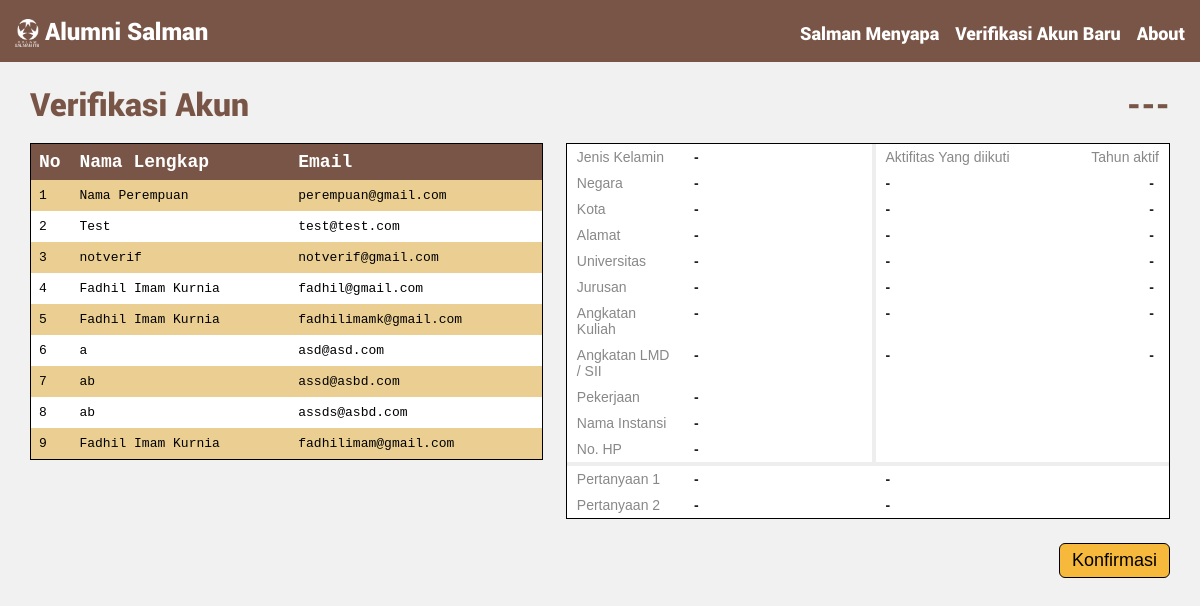
The app's page /verifikasi/ (signed in) with its own data.
### alumni/models.py (models this page shows)
class User(Model):
    nama = CharField(max_length=50, null=True)
    email = EmailField(max_length=30, null=True)
    gender = CharField(max_length=20, null=True)
    alamat = CharField(max_length=100, null=True)
    negara = CharField(max_length=20, null=True)
    kota = CharField(max_length=20, null=True)
    no_hp = CharField(max_length=12, null=True)
    univ = CharField(max_length=50, null=True)
    jurusan = CharField(max_length=50, null=True)
    ang_kuliah = CharField(max_length=5, null=True)
    ang_LMD = CharField(max_length=5, null=True)
    pekerjaan = CharField(max_length=50, null=True)
    instansi = CharField(max_length=30, null=True)
    aktifitas = TextField(null=True)
    tahun_aktif = TextField(null=True)
    verified = BooleanField(default=False)
    password = CharField(max_length=50, null=True)
    latitude = DecimalField(max_digits=20, decimal_places=15, null=True)
    longitude = DecimalField(max_digits=20, decimal_places=15, null=True)
    pertanyaan1 = TextField(null=True)
    pertanyaan2 = TextField(null=True)
    jawaban1 = TextField(null=True)
    jawaban2 = TextField(null=True)
    profile_image = ImageField(upload_to=get_image_path, blank=True, null=True)

### alumni/views.py (the view)
# urls.py: url(r'^verifikasi/$', verifikasi, name='verifikasi'),
def verifikasi(request):
    if request.user.is_authenticated:
        users = User.objects.only("nama","email").filter(verified=False)
        context = {'users': users, 'counter': Counter()}
        return render(request, 'verifikasi.html', context)
    else:
        return redirect("/login/")

### alumni/templates/verifikasi.html (shortened to what this page needs)
{% extends "base.html" %}
{% block content %}
<div class="verif-content1">
    <h1 style="font-family: Roboto-Black; color: #795547;">Verifikasi Akun</h1>
    <br>
    <table class="verif-table2">
      <tr style="color: white; font-size: 18px;">
        <th style="width: 8%;">No</th>
        <th>Nama Lengkap</th>
        <th>Email</th>
      </tr>
      {% for user in users %}
          <tr id="child">
            <td>{{ forloop.counter }}</td>
            <td>{{ user.nama }}</td>
            <td>{{ user.email }}</td>
          </tr>
      {% endfor %}
    </table>
</div>
<div class="verif-content2">
    <h1 style="font-family: Roboto-Black; color: #795547; text-align: right;" id="verif-nama">---</h1>
    <br>
    <table class="tg" style="table-layout: fixed; width: 100%">
    <colgroup>
    <col style="width: 100px">
    <col style="width: 160px">
    <col style="width: 3px">
    <col style="width: 170px">
    <col style="width: 80px">
    </colgroup>
      <tr>
        <td class="tg-4d50">Jenis Kelamin</td>
        <td class="tg-5xe6" id="verif-gender">-</td>
        <td class="tg-garis"></td>
        <td class="tg-4d50">Aktifitas Yang diikuti</td>
        <td class="tg-4d50" style="text-align: right;">Tahun aktif</td>
      </tr>
      <tr>
        <td class="tg-4d50">Negara</td>
        <td class="tg-5xe6" id="verif-negara">-</td>
        <td class="tg-garis"></td>
        <td class="tg-5xe6" id="verif-aktifitas-1">-</td>
        <td class="tg-jjuf" id="verif-tahun_aktif-1">-</td>
      </tr>
      <tr>
        <td class="tg-4d50">Kota</td>
        <td class="tg-5xe6" id="verif-kota">-</td>
        <td class="tg-garis"></td>
        <td class="tg-5xe6" id="verif-aktifitas-2">-</td>
        <td class="tg-jjuf" id="verif-tahun_aktif-2">-</td>
      </tr>
      <tr>
        <td class="tg-4d50">Alamat</td>
        <td class="tg-5xe6" id="verif-alamat">-</td>
        <td class="tg-garis"></td>
        <td class="tg-5xe6" id="verif-aktifitas-3">-</td>
        <td class="tg-jjuf" id="verif-tahun_aktif-3">-</td>
      </tr>
      <tr>
        <td class="tg-4d50">Universitas</td>
        <td class="tg-5xe6" id="verif-univ">-</td>
        <td class="tg-garis"></td>
        <td class="tg-5xe6" id="verif-aktifitas-4">-</td>
        <td class="tg-jjuf" id="verif-tahun_aktif-4">-</td>
      </tr>
      <tr>
        <td class="tg-4d50">Jurusan</td>
        <td class="tg-5xe6" id="verif-jurusan">-</td>
        <td class="tg-garis"></td>
        <td class="tg-5xe6" id="verif-aktifitas-5">-</td>
        <td class="tg-jjuf" id="verif-tahun_aktif-5">-</td>
      </tr>
      <tr>
        <td class="tg-4d50">Angkatan Kuliah</td>
        <td class="tg-5xe6" id="verif-ang_kuliah">-</td>
        <td class="tg-garis"></td>
        <td class="tg-5xe6" id="verif-aktifitas-6">-</td>
        <td class="tg-jjuf" id="verif-tahun_aktif-6">-</td>
      </tr>
      <tr>
        <td class="tg-4d50">Angkatan LMD / SII</td>
        <td class="tg-5xe6" id="verif-ang_LMD">-</td>
        <td class="tg-garis"></td>
        <td class="tg-5xe6" id="verif-aktifitas-7">-</td>
        <td class="tg-jjuf" id="verif-tahun_aktif-7">-</td>
      </tr>
      <tr>
        <td class="tg-4d50">Pekerjaan</td>
        <td class="tg-5xe6" id="verif-pekerjaan">-</td>
        <td class="tg-garis"></td>
        <td class="tg-eh2d"></td>
        <td class="tg-eh2d"></td>
      </tr>
      <tr>
        <td class="tg-4d50">Nama Instansi</td>
        <td class="tg-5xe6" id="verif-instansi">-</td>
        <td class="tg-garis"></td>
        <td class="tg-eh2d"></td>
        <td class="tg-eh2d"></td>
      </tr>
      <tr>
        <td class="tg-4d50">No. HP</td>
        <td class="tg-5xe6" id="verif-no_hp">-</td>
        <td class="tg-garis"></td>
        <td class="tg-eh2d"></td>
        <td class="tg-eh2d"></td>
      </tr>
      <tr>
        <td style="background-color: #eee; padding: 2px" class="tg-4d50"></td>
        <td style="background-color: #eee; padding: 2px" class="tg-5xe6"></td>
        <td style="background-color: #eee; padding: 2px" class="tg-garis"></td>
        <td style="background-color: #eee; padding: 2px" class="tg-eh2d"></td>
        <td style="background-color: #eee; padding: 2px" class="tg-eh2d"></td>
      </tr>
      <tr>
        <td class="tg-4d50">Pertanyaan 1</td>
        <td class="tg-5xe6" id="verif-pertanyaan1">-</td>
        <td class="tg-eh2d"></td>
        <td class="tg-5xe6" colspan="2" id="verif-jawaban1">-</td>
      </tr>
      <tr>
        <td class="tg-4d50">Pertanyaan 2</td>
        <td class="tg-5xe6" id="verif-pertanyaan2">-</td>
        <td class="tg-eh2d"></td>
        <td class="tg-5xe6" colspan="2" id="verif-jawaban2">-</td>
      </tr>
    </table>
    <button onclick="verifikasi()" class="buttonConfirm"><span>Konfirmasi </span></button>
</div>
{% endblock %}

### alumni/static/css/app.css (style rules this page uses)
* { margin: 0; padding: 0; }
body { background-color: #f1f1f1; }
.buttonConfirm, .buttonLogin { cursor: pointer; border-radius: 6px; background-color: #F6B93C; border-color: black; border-style: solid; border-width: 1px; text-align: center; font-size: 18px; padding: 6px 32px; float: right; }
.buttonConfirm { margin-top: 24px; padding: 6px 12px; }
.buttonConfirm span, .buttonLogin span { display: inline-block; position: relative; transition: 0.5s; }
.buttonConfirm span:after, .buttonLogin span:after { content: '\00bb'; position: absolute; opacity: 0; top: 0; right: 20px; transition: 0.5s; }
.verif-content1 { float: left; width: 45%; }
.verif-content2 { float: right; width: 53%; }
table.verif-table2 { font-family: monospace; border-collapse: collapse; width: 100%; border-style: solid; border-color: black; border-width: thin; }
table.verif-table2 td, table.verif-table2 th { text-align: left; padding: 8px; }
table.verif-table2 tr:nth-child(odd) { background-color: white; }
table.verif-table2 tr:nth-child(even) { background-color: #EBCF92; }
table.verif-table2 tr:nth-child(1) { background-color: #795547; }
.tg { border-collapse:collapse; border-spacing:0; border-width:1px; border-style:solid; border-color:black; }
.tg td { font-family:Arial, sans-serif; font-size:14px; padding:5px 10px; border-style:solid; border-width:0px; overflow:hidden; word-break:break-word; color: #888; }
.tg-garis { background-color: #eee; }
.tg .tg-jjuf { background-color:#ffffff; border-color:inherit; text-align:right; vertical-align:top; padding-right:15px; color: #222; font-weight: bolder; }
.tg .tg-eh2d { background-color:#ffffff; border-color:inherit; vertical-align:top; }
.tg .tg-4d50 { font-family:Arial, Helvetica, sans-serif !important; background-color:#ffffff; border-color:inherit; vertical-align:top; }
.tg .tg-5xe6 { background-color:#ffffff; border-color:inherit; vertical-align:top; color: #222; font-weight: bolder; }

### records on screen
User: nama "Nama Perempuan", email "perempuan@gmail.com"
User: nama "Test", email "test@test.com"
User: nama "notverif", email "notverif@gmail.com"
User: nama "Fadhil Imam Kurnia", email "fadhil@gmail.com"
User: nama "Fadhil Imam Kurnia", email "fadhilimamk@gmail.com"
User: nama "a", email "asd@asd.com"
User: nama "ab", email "assd@asbd.com"
User: nama "ab", email "assds@asbd.com"
User: nama "Fadhil Imam Kurnia", email "fadhilimam@gmail.com"
